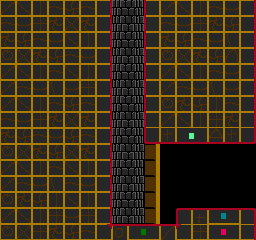

The image is a tile-based game level rendered from a .tmx file. Its description and complete source (layers, tilesets, objects, tile grids) follow:
An orthogonal 16x15 tile map with 16x16 px tiles, 2 tile layers (back, front) and 3 objects (Lift).

<map version="1.0" orientation="orthogonal" width="16" height="15" tilewidth="16" tileheight="16">
 <tileset firstgid="1" name="tiles1" tilewidth="16" tileheight="16">
  <image source="../../../img/tiles/tiles0.gif" trans="ff00ff" width="256" height="256" />
 </tileset>
 <layer name="back" width="16" height="15">
  <data encoding="csv">
0,0,0,0,0,0,182,131,132,198,0,0,0,0,0,0,
0,0,0,0,0,0,182,147,148,198,0,0,0,0,0,0,
0,0,0,0,0,0,182,131,132,198,0,0,0,0,0,0,
0,0,0,0,0,0,182,147,148,198,0,0,0,0,0,0,
0,0,0,0,0,0,182,131,132,198,0,0,0,0,0,0,
0,0,0,0,0,0,182,147,148,198,0,0,0,0,0,0,
0,0,0,0,0,0,182,131,132,198,0,0,0,0,0,0,
0,0,0,0,0,0,182,147,148,198,0,0,0,0,0,0,
0,0,0,0,0,0,182,131,132,198,0,0,0,0,0,0,
0,0,0,0,0,0,182,147,148,198,0,0,0,0,0,0,
0,0,0,0,0,0,182,131,132,198,0,0,0,0,0,0,
0,0,0,0,0,0,182,147,148,198,0,0,0,0,0,0,
0,0,0,0,0,0,182,131,132,198,0,0,0,0,0,0,
0,0,0,0,0,0,182,147,148,198,0,0,0,0,0,0,
0,0,0,0,0,0,182,131,132,198,0,0,0,0,0,0
</data>
 </layer>
 <layer name="front" width="16" height="15">
  <data encoding="csv">
98,99,100,101,118,101,104,0,0,97,98,99,100,101,102,104,
101,102,116,117,115,117,120,0,0,113,101,102,116,117,118,120,
117,118,101,102,99,100,104,0,0,97,117,118,101,102,103,104,
114,115,117,118,101,102,104,0,0,113,114,115,117,118,119,104,
98,99,100,101,99,100,120,0,0,97,98,99,100,101,102,120,
98,101,102,103,102,116,104,0,0,113,98,101,102,103,102,104,
98,99,100,101,118,101,104,0,0,97,114,117,118,100,101,104,
101,102,116,117,115,117,120,0,0,97,98,99,100,116,117,120,
117,118,101,102,118,101,104,0,0,17,20,5,6,23,20,24,
114,115,117,118,115,117,120,0,0,0,0,0,0,0,0,0,
98,99,100,101,99,100,104,0,0,0,0,0,0,0,0,0,
98,101,102,103,101,102,104,0,0,0,0,0,0,0,0,0,
114,117,118,100,99,100,104,0,0,0,0,0,0,0,0,0,
98,99,100,116,102,116,120,0,0,0,0,33,36,55,56,40,
114,115,116,117,118,101,134,34,49,50,38,133,116,81,82,104
</data>
 </layer>
 <objectgroup name="lines" width="16" height="15" visible="0">
  <properties>
   <property name="map_tile" value="5" />
   <property name="type" value="[&quot;n&quot;,&quot;e&quot;]" />
  </properties>
  <object x="144" y="0">
   <polyline points="0,0 0,160 112,160 112,32" />
  </object>
  <object x="256" y="208">
   <polyline points="0,0 -80,0 -80,16 -144,16 -144,-208" />
  </object>
 </objectgroup>
 <objectgroup name="objects" width="16" height="15">
  <object name="Lift" gid="1" x="112" y="192" />
 </objectgroup>
</map>
